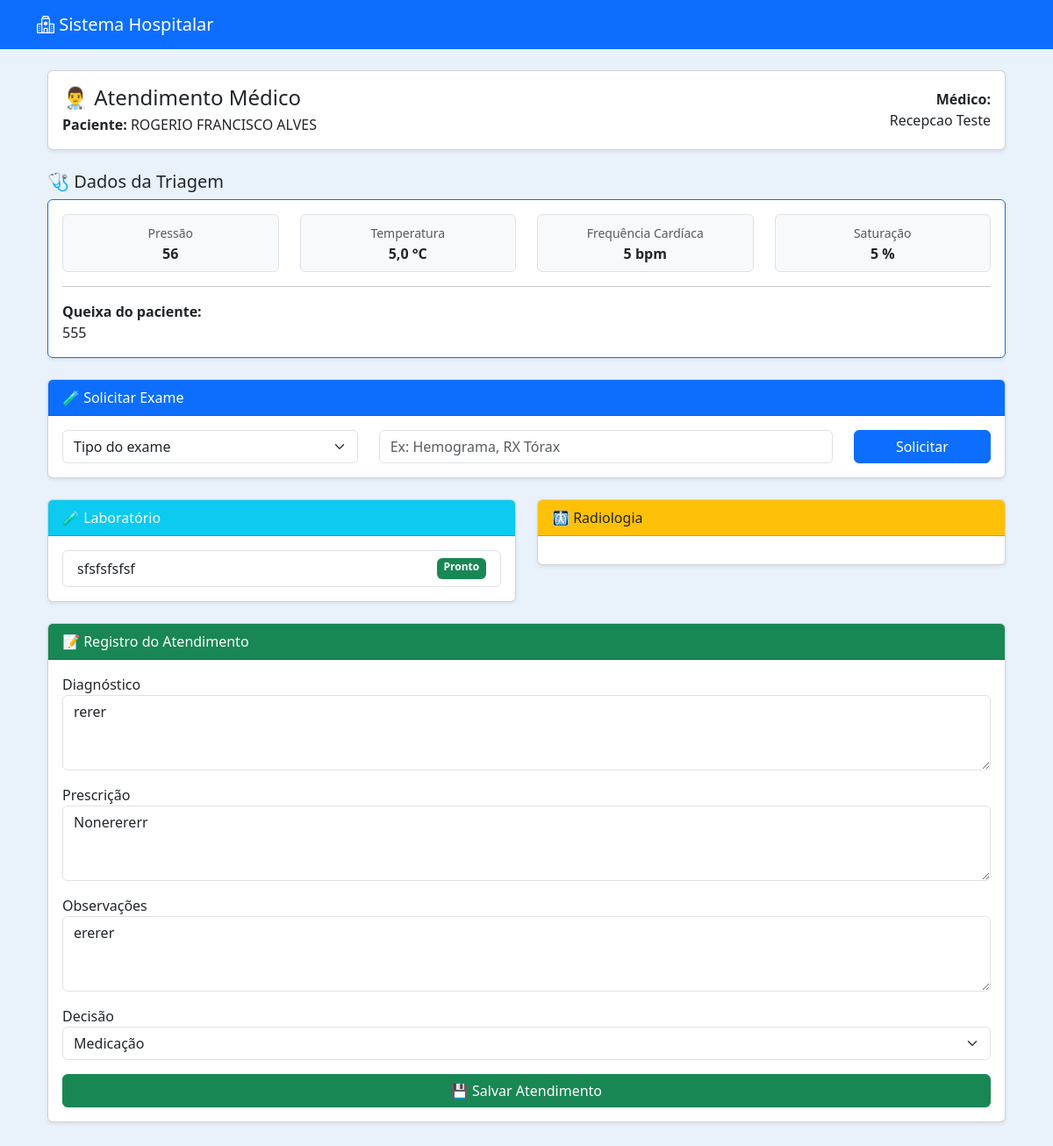
The page /medico/editar/50/ (signed in) on the database as committed earlier.
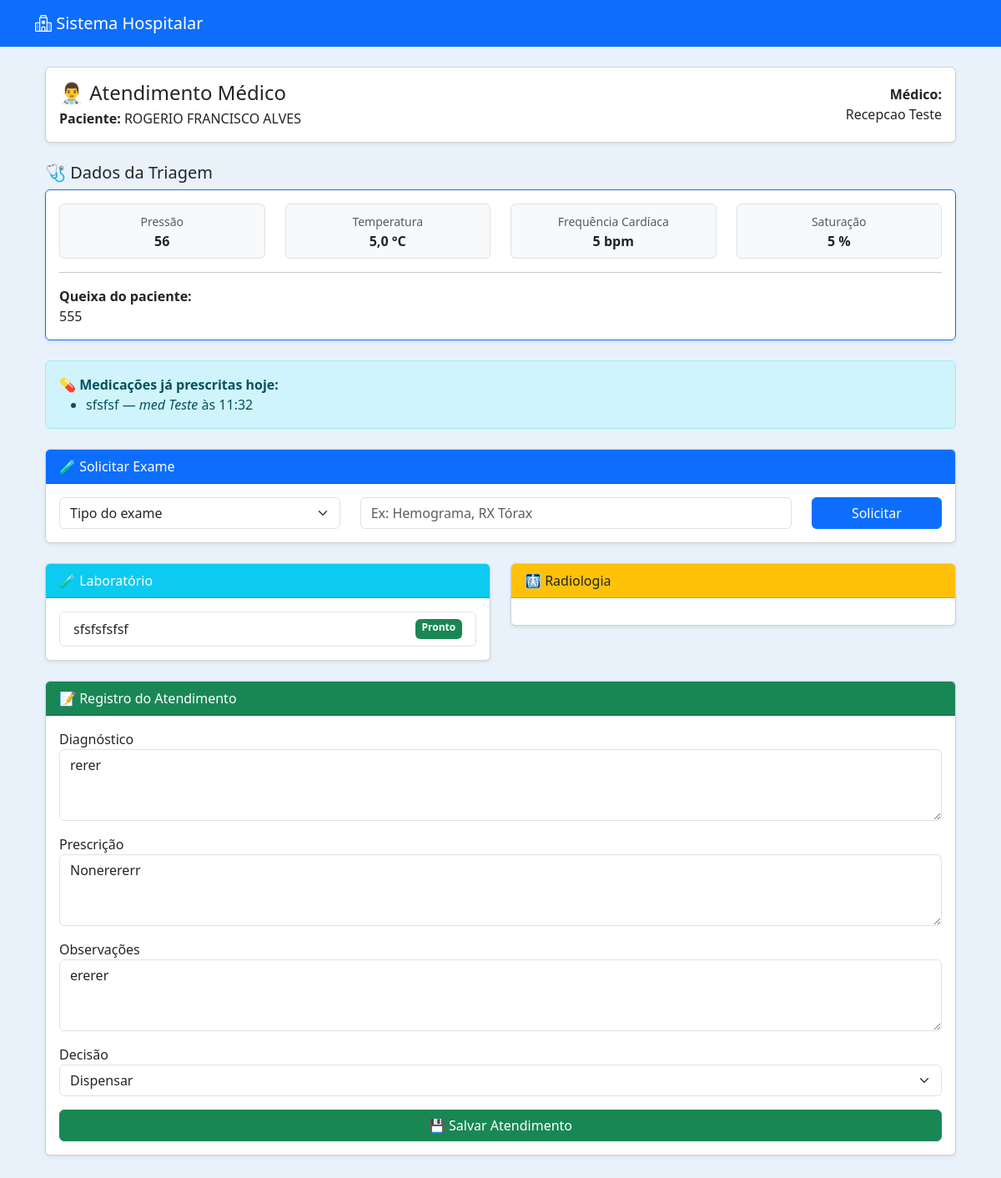
The same page on the database as committed later.
### medico/models.py (models this page shows, shortened)
class Atendimento(models.Model):
    paciente = models.ForeignKey(
        Paciente,
        on_delete=models.CASCADE
    )
    medico = models.ForeignKey(
        Usuario,
        on_delete=models.SET_NULL,  # ⚠ Melhor que CASCADE
        null=True,
        related_name="atendimentos_realizados"
    )
    triagem = models.OneToOneField(
        Triagem,
        on_delete=models.CASCADE
    )
    diagnostico = models.TextField(blank=True, null=True)
    prescricao = models.TextField(blank=True, null=True)
    observacoes = models.TextField(blank=True, null=True)
    DECISAO_CHOICES = [
        ("dispensar", "Dispensar"),
        ("medicacao", "Medicação"),
        ("internacao", "Internação"),
        ("exames", "Exames"),
    ]
    decisao = models.CharField(
        max_length=20,
        choices=DECISAO_CHOICES,
        blank=True,
        null=True
    )
    medicacao_aplicada = models.BooleanField(default=False)
    tecnico_aplicou = models.ForeignKey(
        Usuario,
        on_delete=models.SET_NULL,
        null=True,
        blank=True,
        related_name="medicacoes_aplicadas"
    )
    horario_medicacao = models.DateTimeField(
        null=True,
        blank=True
    )
    data_atendimento = models.DateTimeField(auto_now_add=True)
    finalizado = models.BooleanField(default=False)

### pacientes/models.py (models this page shows, shortened)
class Paciente(models.Model):
    nome = models.CharField(max_length=100)
    nome_social = models.CharField(max_length=100, blank=True, null=True)
    nome_mae = models.CharField(max_length=100)
    nome_pai = models.CharField(max_length=100, blank=True, null=True)
    cpf = models.CharField(
        max_length=14,
        unique=True,
        validators=[
            RegexValidator(
                r'^\d{3}\.\d{3}\.\d{3}-\d{2}$',
                'CPF inválido! Use XXX.XXX.XXX-XX'
            )
        ]
    )
    data_nascimento = models.DateField()
    SEXO_BIOLOGICO_CHOICES = [
        ('M', 'Masculino'),
        ('F', 'Feminino'),
        ('I', 'Intersexo'),
    ]
    sexo_biologico = models.CharField(max_length=1, choices=SEXO_BIOLOGICO_CHOICES)
    identidade_genero = models.CharField(max_length=50)
    orientacao_sexual = models.CharField(max_length=50)
    NACIONALIDADE_CHOICES = [
        ('BRASILEIRA', 'Brasileira'),
        ('ARGENTINA', 'Argentina'),
        ('BOLIVIANA', 'Boliviana'),
        ('CHILENA', 'Chilena'),
        ('COLOMBIANA', 'Colombiana'),
        ('PARAGUAIA', 'Paraguaia'),
        ('PERUANA', 'Peruana'),
        ('URUGUAIA', 'Uruguaia'),
        ('VENEZUELANA', 'Venezuelana'),
        ('OUTRA', 'Outra'),
    ]
    nacionalidade = models.CharField(
        max_length=20,
        choices=NACIONALIDADE_CHOICES,
        default='BRASILEIRA'
    )
    naturalidade = models.CharField(max_length=100)
    RACA_COR_CHOICES = [
        ('BRANCA', 'Branca'),
        ('PRETA', 'Preta'),
        ('PARDA', 'Parda'),
        ('AMARELA', 'Amarela'),
        ('INDIGENA', 'Indígena'),
    ]
    raca_cor = models.CharField(max_length=10, choices=RACA_COR_CHOICES)
    ESTADO_CIVIL_CHOICES = [
        ('SOLTEIRO', 'Solteiro(a)'),
        ('CASADO', 'Casado(a)'),
        ('DIVORCIADO', 'Divorciado(a)'),
        ('VIUVO', 'Viúvo(a)'),
        ('UNIAO_ESTAVEL', 'União Estável'),
    ]
    estado_civil = models.CharField(max_length=20, choices=ESTADO_CIVIL_CHOICES)
    ESCOLARIDADE_CHOICES = [
        ('SEM_INSTRUCAO', 'Sem instrução'),
        ('FUNDAMENTAL_INCOMPLETO', 'Fundamental incompleto'),
        ('FUNDAMENTAL_COMPLETO', 'Fundamental completo'),
        ('MEDIO_INCOMPLETO', 'Médio incompleto'),
        ('MEDIO_COMPLETO', 'Médio completo'),
        ('SUPERIOR_INCOMPLETO', 'Superior incompleto'),
        ('SUPERIOR_COMPLETO', 'Superior completo'),
        ('POS_GRADUACAO', 'Pós-graduação'),
        ('MESTRADO', 'Mestrado'),
        ('DOUTORADO', 'Doutorado'),
    ]
    escolaridade = models.CharField(max_length=30, choices=ESCOLARIDADE_CHOICES)
    profissao = models.CharField(max_length=50)
    rg = models.CharField(max_length=20)
    orgao_emissor = models.CharField(max_length=10)
    UF_CHOICES = [
        ('AC','AC'), ('AL','AL'), ('AP','AP'), ('AM','AM'),
        ('BA','BA'), ('CE','CE'), ('DF','DF'), ('ES','ES'),
        ('GO','GO'), ('MA','MA'), ('MT','MT'), ('MS','MS'),
        ('MG','MG'), ('PA','PA'), ('PB','PB'), ('PR','PR'),
        ('PE','PE'), ('PI','PI'), ('RJ','RJ'), ('RN','RN'),
        ('RS','RS'), ('RO','RO'), ('RR','RR'), ('SC','SC'),
        ('SP','SP'), ('SE','SE'), ('TO','TO'),
    ]
    uf_rg = models.CharField(max_length=2, choices=UF_CHOICES)
    cep = models.CharField(
        max_length=9,
        validators=[
            RegexValidator(
                r'^\d{5}-\d{3}$',
                'CEP inválido! Use XXXXX-XXX'
            )
        ]
    )
    endereco = models.CharField(max_length=100)
    numero = models.CharField(max_length=10)
    complemento = models.CharField(max_length=50, blank=True, null=True)
    bairro = models.CharField(max_length=50)
    municipio = models.CharField(max_length=50)
    uf = models.CharField(max_length=2, choices=UF_CHOICES)
    ZONA_CHOICES = [
        ('URBANA', 'Urbana'),
        ('RURAL', 'Rural'),
    ]
    zona = models.CharField(max_length=6, choices=ZONA_CHOICES)
    telefone_fixo = models.CharField(
        max_length=15,
        blank=True,
        null=True,
        validators=[
            RegexValidator(
                r'^\(\d{2}\)\s\d{4}-\d{4}$',
                'Telefone inválido! Use (XX) XXXX-XXXX'
            )
        ]
    )
    celular = models.CharField(
        max_length=15,
        validators=[
            RegexValidator(
                r'^\(\d{2}\)\s\d{5}-\d{4}$',
                'Celular inválido! Use (XX) XXXXX-XXXX'
            )
        ]
    )
    whatsapp = models.BooleanField(default=False)
    email = models.EmailField(blank=True, null=True)
    cartao_sus = models.CharField(max_length=18, blank=True, null=True)
    criado_por = models.ForeignKey(
        User,
        on_delete=models.SET_NULL,
        null=True,
        blank=True,
        related_name='pacientes_criados'
    )
    data_criacao = models.DateTimeField(default=timezone.now, editable=False)
    data_atualizacao = models.DateTimeField(auto_now=True)

### medico/views.py (the view, shortened to what this page needs)
# urls.py: path('editar/<int:atendimento_id>/', views.editar_atendimento, name='editar_atendimento'),
@login_required
def editar_atendimento(request, atendimento_id):
    atendimento = get_object_or_404(Atendimento, id=atendimento_id)
    paciente = atendimento.paciente
    triagem = atendimento.triagem  # 👈 triagem do enfermeiro
    hoje = timezone.localdate()
    atendimentos_hoje = Atendimento.objects.filter(
        paciente=paciente,
        data_atendimento__date=hoje
    ).order_by('data_atendimento')
    medicacoes_dia = [
        (a.prescricao, a.medico.get_full_name(), a.data_atendimento.time())
        for a in atendimentos_hoje
        if a.prescricao and a.prescricao.strip()
    ]
    exames = atendimento.exames.all()
    return render(request, "medico/atendimento.html", {
        "atendimento": atendimento,
        "triagem": triagem,          # 👈 agora vai aparecer no template
        "medicacoes_dia": medicacoes_dia,
        "atendimentos_hoje": atendimentos_hoje,
        "exames": exames,
    })

### medico/templates/medico/atendimento.html (shortened to what the changed rows need)
{% extends 'usuarios/base.html' %}
{% block content %}
<div class="container mt-4">
<div class="card shadow-sm mb-4">
    <div class="card-body d-flex justify-content-between align-items-center">
        <div>
            <h4 class="mb-1">👨‍⚕️ Atendimento Médico</h4>
            <strong>Paciente:</strong> {{ atendimento.paciente.nome }}
        </div>
        <div class="text-end">
            <strong>Médico:</strong><br>
            {{ request.user.get_full_name }}
        </div>
    </div>
</div>
{% if medicacoes_dia %}
<div class="alert alert-info mb-4">
    <strong>💊 Medicações já prescritas hoje:</strong>
    <ul class="mb-0">
        {% for prescricao, medico, hora in medicacoes_dia %}
            <li>{{ prescricao }} — <em>{{ medico }}</em> às {{ hora|time:"H:i" }}</li>
        {% endfor %}
    </ul>
</div>
{% endif %}
<div class="card shadow-sm mb-5">
<div class="card-body">
<form method="POST">
<div class="mb-3">
<label>Diagnóstico</label>
<textarea name="diagnostico" class="form-control" rows="3">
{{ atendimento.diagnostico }}
</textarea>
</div>
<div class="mb-3">
<label>Prescrição</label>
<textarea name="prescricao" class="form-control" rows="3">
{{ atendimento.prescricao }}
</textarea>
</div>
<div class="mb-3">
<label>Observações</label>
<textarea name="observacoes" class="form-control" rows="3">
{{ atendimento.observacoes }}
</textarea>
</div>
<div class="mb-3">
<label>Decisão</label>
<select name="decisao" class="form-select" required>
<option value="dispensar"
{% if atendimento.decisao == "dispensar" %}selected{% endif %}>
Dispensar
</option>
<option value="medicacao"
{% if atendimento.decisao == "medicacao" %}selected{% endif %}>
Medicação
</option>
</select>
</div>
</form>
</div>
</div>
</div>
{% endblock %}

Rows that differ between the two databases and show on the page:
changed Atendimento "rerer": decisao "Medicação" → "Dispensar"
added Atendimento: medicacoes_dia "sfsfsf"
Other text that changed with them:
text now shown: "💊 Medicações já prescritas hoje:"
new list line: "— med Teste às 11:32"
